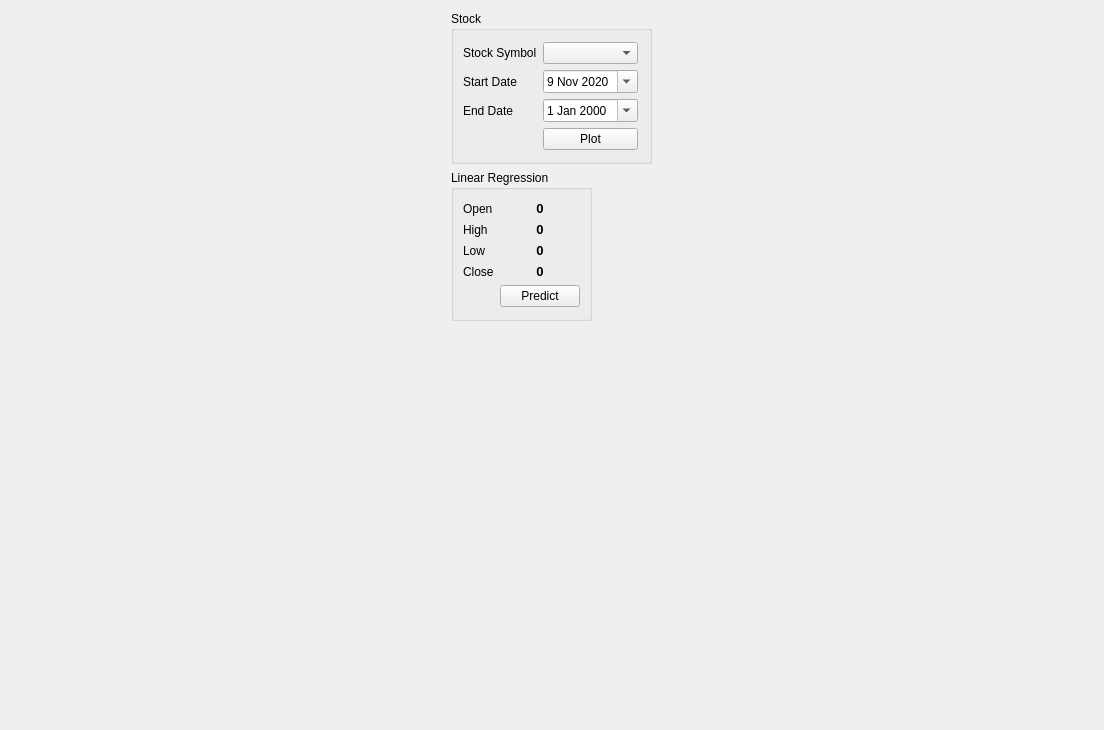
<?xml version="1.0" encoding="UTF-8"?>
<ui version="4.0">
 <class>Form_mainWindow</class>
 <widget class="QWidget" name="Form_mainWindow">
  <property name="geometry">
   <rect>
    <x>0</x>
    <y>0</y>
    <width>1104</width>
    <height>730</height>
   </rect>
  </property>
  <property name="minimumSize">
   <size>
    <width>1104</width>
    <height>730</height>
   </size>
  </property>
  <property name="font">
   <font>
    <weight>50</weight>
    <bold>false</bold>
   </font>
  </property>
  <property name="windowTitle">
   <string>Stock Prediction from Historical Data</string>
  </property>
  <property name="windowIcon">
   <iconset>
    <normaloff>../media/chart.ico</normaloff>../media/chart.ico</iconset>
  </property>
  <layout class="QGridLayout" name="gridLayout">
   <item row="0" column="1" rowspan="3">
    <layout class="QVBoxLayout" name="layout_chart">
     <property name="sizeConstraint">
      <enum>QLayout::SetFixedSize</enum>
     </property>
    </layout>
   </item>
   <item row="1" column="0">
    <widget class="QGroupBox" name="groupBox_LR">
     <property name="sizePolicy">
      <sizepolicy hsizetype="Fixed" vsizetype="Fixed">
       <horstretch>0</horstretch>
       <verstretch>0</verstretch>
      </sizepolicy>
     </property>
     <property name="title">
      <string>Linear Regression</string>
     </property>
     <layout class="QFormLayout" name="formLayout">
      <property name="sizeConstraint">
       <enum>QLayout::SetFixedSize</enum>
      </property>
      <property name="fieldGrowthPolicy">
       <enum>QFormLayout::AllNonFixedFieldsGrow</enum>
      </property>
      <property name="topMargin">
       <number>11</number>
      </property>
      <property name="bottomMargin">
       <number>11</number>
      </property>
      <item row="0" column="0">
       <widget class="QLabel" name="label_LR_open">
        <property name="text">
         <string>Open</string>
        </property>
       </widget>
      </item>
      <item row="0" column="1">
       <widget class="QLabel" name="label_LR_openVal">
        <property name="font">
         <font>
          <pointsize>10</pointsize>
          <weight>75</weight>
          <bold>true</bold>
         </font>
        </property>
        <property name="text">
         <string>0</string>
        </property>
        <property name="alignment">
         <set>Qt::AlignCenter</set>
        </property>
       </widget>
      </item>
      <item row="1" column="0">
       <widget class="QLabel" name="label_LR_high">
        <property name="text">
         <string>High</string>
        </property>
       </widget>
      </item>
      <item row="1" column="1">
       <widget class="QLabel" name="label_LR_highVal">
        <property name="font">
         <font>
          <pointsize>10</pointsize>
          <weight>75</weight>
          <bold>true</bold>
         </font>
        </property>
        <property name="text">
         <string>0</string>
        </property>
        <property name="alignment">
         <set>Qt::AlignCenter</set>
        </property>
       </widget>
      </item>
      <item row="2" column="0">
       <widget class="QLabel" name="label_LR_low">
        <property name="text">
         <string>Low</string>
        </property>
       </widget>
      </item>
      <item row="2" column="1">
       <widget class="QLabel" name="label_LR_lowVal">
        <property name="font">
         <font>
          <pointsize>10</pointsize>
          <weight>75</weight>
          <bold>true</bold>
         </font>
        </property>
        <property name="text">
         <string>0</string>
        </property>
        <property name="alignment">
         <set>Qt::AlignCenter</set>
        </property>
       </widget>
      </item>
      <item row="3" column="0">
       <widget class="QLabel" name="label_LR_close">
        <property name="text">
         <string>Close</string>
        </property>
       </widget>
      </item>
      <item row="3" column="1">
       <widget class="QLabel" name="label_LR_closeVal">
        <property name="font">
         <font>
          <pointsize>10</pointsize>
          <weight>75</weight>
          <bold>true</bold>
         </font>
        </property>
        <property name="text">
         <string>0</string>
        </property>
        <property name="alignment">
         <set>Qt::AlignCenter</set>
        </property>
       </widget>
      </item>
      <item row="4" column="1">
       <widget class="QPushButton" name="bttn_LR_predict">
        <property name="text">
         <string>Predict</string>
        </property>
        <property name="default">
         <bool>false</bool>
        </property>
        <property name="flat">
         <bool>false</bool>
        </property>
       </widget>
      </item>
     </layout>
    </widget>
   </item>
   <item row="0" column="0">
    <widget class="QGroupBox" name="groupBox_stock">
     <property name="sizePolicy">
      <sizepolicy hsizetype="Fixed" vsizetype="Fixed">
       <horstretch>0</horstretch>
       <verstretch>0</verstretch>
      </sizepolicy>
     </property>
     <property name="title">
      <string>Stock</string>
     </property>
     <property name="flat">
      <bool>false</bool>
     </property>
     <property name="checkable">
      <bool>false</bool>
     </property>
     <layout class="QFormLayout" name="formLayout_2">
      <property name="sizeConstraint">
       <enum>QLayout::SetFixedSize</enum>
      </property>
      <property name="topMargin">
       <number>11</number>
      </property>
      <property name="rightMargin">
       <number>11</number>
      </property>
      <property name="bottomMargin">
       <number>11</number>
      </property>
      <item row="0" column="0">
       <widget class="QLabel" name="label_ticker">
        <property name="text">
         <string>Stock Symbol</string>
        </property>
       </widget>
      </item>
      <item row="0" column="1">
       <widget class="QComboBox" name="comboBox_ticker">
        <property name="layoutDirection">
         <enum>Qt::LeftToRight</enum>
        </property>
        <property name="currentIndex">
         <number>-1</number>
        </property>
        <property name="iconSize">
         <size>
          <width>18</width>
          <height>20</height>
         </size>
        </property>
        <property name="placeholderText">
         <string/>
        </property>
       </widget>
      </item>
      <item row="1" column="0">
       <widget class="QLabel" name="label_start">
        <property name="text">
         <string>Start Date</string>
        </property>
       </widget>
      </item>
      <item row="1" column="1">
       <widget class="QDateEdit" name="dateEdit_start">
        <property name="calendarPopup">
         <bool>true</bool>
        </property>
        <property name="date">
         <date>
          <year>2020</year>
          <month>11</month>
          <day>9</day>
         </date>
        </property>
       </widget>
      </item>
      <item row="2" column="0">
       <widget class="QLabel" name="label_end">
        <property name="text">
         <string>End Date</string>
        </property>
       </widget>
      </item>
      <item row="2" column="1">
       <widget class="QDateEdit" name="dateEdit_end">
        <property name="calendarPopup">
         <bool>true</bool>
        </property>
       </widget>
      </item>
      <item row="3" column="1">
       <widget class="QPushButton" name="bttn_plot">
        <property name="text">
         <string>Plot</string>
        </property>
       </widget>
      </item>
     </layout>
    </widget>
   </item>
  </layout>
 </widget>
 <resources/>
 <connections/>
</ui>
